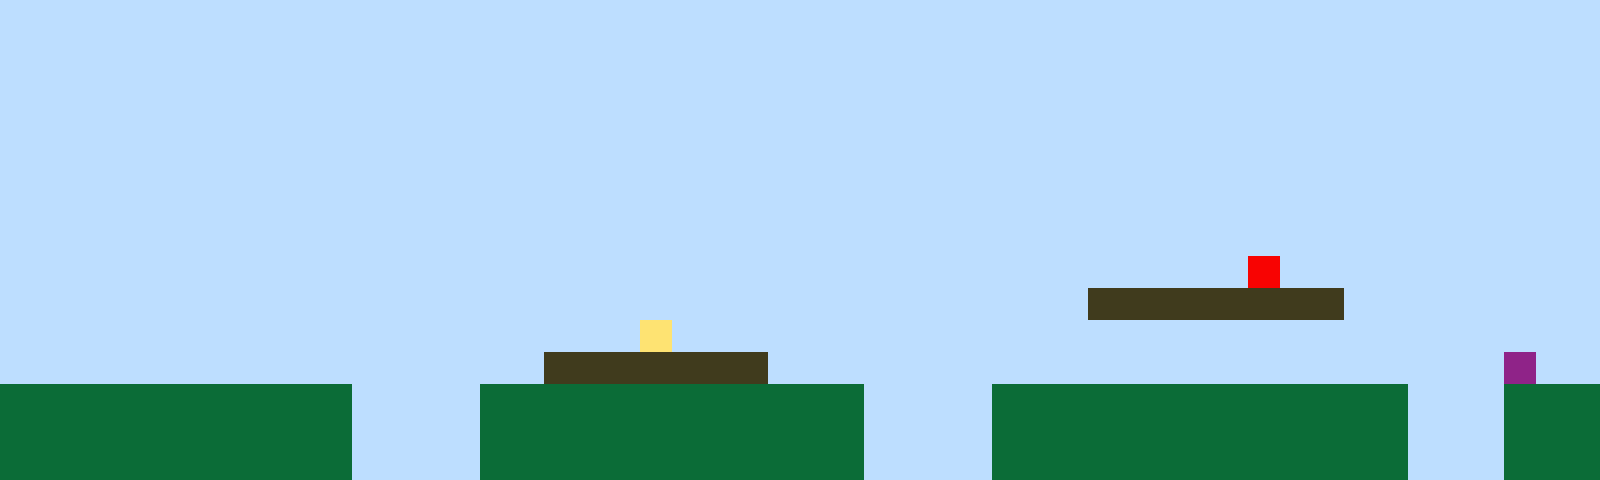

The image is a tile-based game level rendered from a .tmx file. Its description and complete source (layers, tilesets, objects, tile grids) follow:
An orthogonal 50x15 tile map with 32x32 px tiles, 1 tile layer (Tile Layer 1).

<map version="1.10" tiledversion="1.11.2" orientation="orthogonal" renderorder="right-up" width="50" height="15" tilewidth="32" tileheight="32" infinite="0" nextlayerid="2" nextobjectid="1"><editorsettings><export target="map1.csv" format="csv" /></editorsettings><tileset firstgid="1" name="sprites" tilewidth="32" tileheight="32" tilecount="6" columns="3"><image source="sprites.png" width="96" height="64" /></tileset><layer id="1" name="Tile Layer 1" width="50" height="15"><data encoding="csv">1,1,1,1,1,1,1,1,1,1,1,1,1,1,1,1,1,1,1,1,1,1,1,1,1,1,1,1,1,1,1,1,1,1,1,1,1,1,1,1,1,1,1,1,1,1,1,1,1,1,1,1,1,1,1,1,1,1,1,1,1,1,1,1,1,1,1,1,1,1,1,1,1,1,1,1,1,1,1,1,1,1,1,1,1,1,1,1,1,1,1,1,1,1,1,1,1,1,1,1,1,1,1,1,1,1,1,1,1,1,1,1,1,1,1,1,1,1,1,1,1,1,1,1,1,1,1,1,1,1,1,1,1,1,1,1,1,1,1,1,1,1,1,1,1,1,1,1,1,1,1,1,1,1,1,1,1,1,1,1,1,1,1,1,1,1,1,1,1,1,1,1,1,1,1,1,1,1,1,1,1,1,1,1,1,1,1,1,1,1,1,1,1,1,1,1,1,1,1,1,1,1,1,1,1,1,1,1,1,1,1,1,1,1,1,1,1,1,1,1,1,1,1,1,1,1,1,1,1,1,1,1,1,1,1,1,1,1,1,1,1,1,1,1,1,1,1,1,1,1,1,1,1,1,1,1,1,1,1,1,1,1,1,1,1,1,1,1,1,1,1,1,1,1,1,1,1,1,1,1,1,1,1,1,1,1,1,1,1,1,1,1,1,1,1,1,1,1,1,1,1,1,1,1,1,1,1,1,1,1,1,1,1,1,1,1,1,1,1,1,1,1,1,1,1,1,1,1,1,1,1,1,1,1,1,1,1,1,1,1,1,1,1,1,1,1,1,1,1,1,1,1,1,1,1,1,1,1,1,1,1,1,1,1,1,1,1,1,1,1,1,1,1,1,1,1,1,1,1,1,1,1,1,1,1,1,1,1,1,1,1,1,1,1,1,1,1,1,1,1,1,1,1,1,1,1,1,1,1,1,1,1,1,1,1,1,1,1,1,1,1,1,1,1,1,1,1,1,1,1,1,1,1,1,1,1,1,1,1,5,1,1,1,1,1,1,1,1,1,1,1,1,1,1,1,1,1,1,1,1,1,1,1,1,1,1,1,1,1,1,1,1,1,1,1,1,1,1,1,1,1,1,1,1,3,3,3,3,3,3,3,3,1,1,1,1,1,1,1,1,1,1,1,1,1,1,1,1,1,1,1,1,1,1,1,1,1,1,1,1,4,1,1,1,1,1,1,1,1,1,1,1,1,1,1,1,1,1,1,1,1,1,1,1,1,1,1,1,1,1,1,1,1,1,1,1,1,1,1,1,1,1,1,1,1,1,1,3,3,3,3,3,3,3,1,1,1,1,1,1,1,1,1,1,1,1,1,1,1,1,1,1,1,1,1,1,1,6,1,1,2,2,2,2,2,2,2,2,2,2,2,1,1,1,1,2,2,2,2,2,2,2,2,2,2,2,2,1,1,1,1,2,2,2,2,2,2,2,2,2,2,2,2,2,1,1,1,2,2,2,2,2,2,2,2,2,2,2,2,2,2,1,1,1,1,2,2,2,2,2,2,2,2,2,2,2,2,1,1,1,1,2,2,2,2,2,2,2,2,2,2,2,2,2,1,1,1,2,2,2,2,2,2,2,2,2,2,2,2,2,2,1,1,1,1,2,2,2,2,2,2,2,2,2,2,2,2,1,1,1,1,2,2,2,2,2,2,2,2,2,2,2,2,2,1,1,1,2,2,2</data></layer></map>
